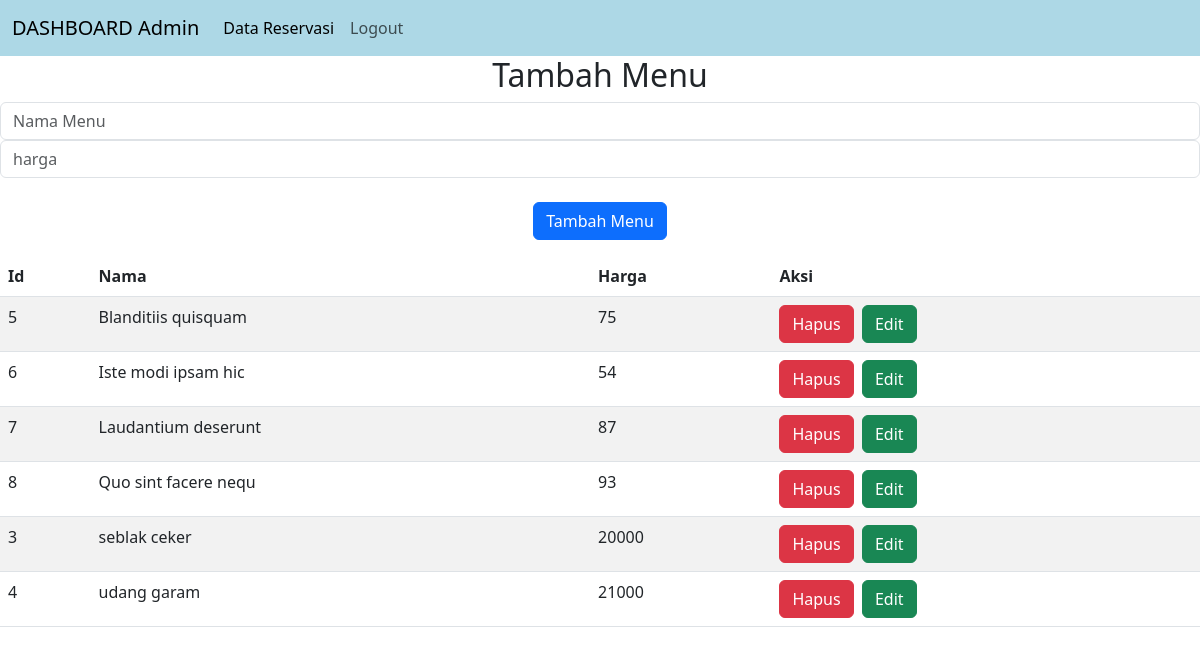
Screenshot of /dashboard.php (signed in) with the database file from the repository.
### tables this page shows
CREATE TABLE `menu` (
  `id` int(50) NOT NULL,
  `nama_menu` varchar(255) NOT NULL,
  `harga` int(50) NOT NULL
);

### dashboard.php (the view, shortened to what this page needs)
<?php
$conn =mysqli_connect("localhost","root", "", "restorantubes") or die("Gagal koneksi ke Database");
    function isUserLoggedIn() {
    return isset($_SESSION['username']);
}
 ?>
<!doctype html>
<html lang="en">
  <head>
    <link href="https://cdn.jsdelivr.net/npm/bootstrap@5.3.0/dist/css/bootstrap.min.css" rel="stylesheet">
  </head>
  <body>
<nav class="navbar navbar-expand-lg " style="background-color: lightblue;">
  <div class="container-fluid">
    <a class="navbar-brand" href="dashboard.php">DASHBOARD Admin</a>
    <div class="collapse navbar-collapse" id="navbarSupportedContent">
      <ul class="navbar-nav me-auto mb-2 mb-lg-0">
        <li class="nav-item">
          <a class="nav-link active" aria-current="page" href="datareservasi.php">Data Reservasi</a>
        </li>
        <li class="nav-item">
          <?php
		      if (isUserLoggedIn()) {
		        echo "<a class='nav-link' href='logout.php' class='w3-bar-item w3-button'><i class='fa fa-off'></i> Logout</a>";
		      }
		      ?>
        </li>
      </ul>
    </div>
  </div>
</nav>
 <div>
 	<center><h2>Tambah Menu</h2></center>
 	<form action="aksi_insert_menu.php" method="POST" style="width: 100%;" >
			<div class="mb-3">
			  <input type="text" name="nama_menu" placeholder="Nama Menu" class="form-control" id="exampleFormControlInput1" required="">
			  <input type="number" name="harga" placeholder="harga" class="form-control" id="exampleFormControlInput1" required="">
			<br/>
			<center>
				<input type="submit" name="submit" value="Tambah Menu" class="btn btn-primary"  onclick="return confirm('Apakah Data akan disimpan?')">
			</center>
			</div>
		</form>
 </div>
 <div>
 	<table class="table table-striped">
  		<thead>
		    <tr>
		      <th scope="col">Id </th>
		      <th scope="col">Nama</th>
		      <th scope="col">Harga</th>
		      <th scope="col">Aksi</th>
		    </tr>
		</thead>
		<tbody>
		    <?php
		      $query = "SELECT * FROM menu ORDER BY nama_menu asc";
		      $data = mysqli_query($conn,$query) or die("Gagal query:".$query);
		    ?>
		    <?php while ($v=mysqli_fetch_array($data)):;?>
		    <tr>
		      <td><?php echo $v["id"];?></td>
		      <td><?php echo $v["nama_menu"];?></td>
		      <td><?php echo $v["harga"];?></td>
		      <td><a href="hapus.php?id=<?php echo $v['id'];?>" class="btn btn-danger" >Hapus</a>&nbsp; <a href="edit.php?id=<?php echo $v['id'];?>" class="btn btn-success" >Edit</a></td>
		    </tr>
		  <?php endwhile;?>
		</tbody>
	</table>
 </div>
</body>
</html>

### rows the page displays
menu: id "5", nama_menu "Blanditiis quisquam", harga "75"
menu: id "6", nama_menu "Iste modi ipsam hic", harga "54"
menu: id "7", nama_menu "Laudantium deserunt", harga "87"
menu: id "8", nama_menu "Quo sint facere nequ", harga "93"
menu: id "3", nama_menu "seblak ceker", harga "20000"
menu: id "4", nama_menu "udang garam", harga "21000"
